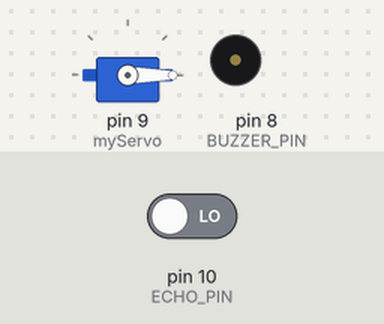
A program run on a simulated Arduino Uno, built with avr-gcc and run on an emulated ATmega328P. On the bench: servo, buzzer (waves = sounding). The inputs (shaded band) are chosen by the test bench; at power-on: pin 10 (ECHO_PIN) LOW.

Above: at 0.1 s.
At 19.1 s:
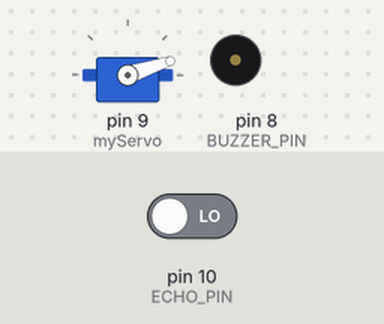
At 38.1 s:
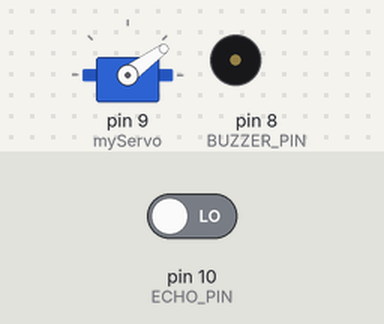
Timing chart, 0 to 40.0 s (numbered marks = the images above):
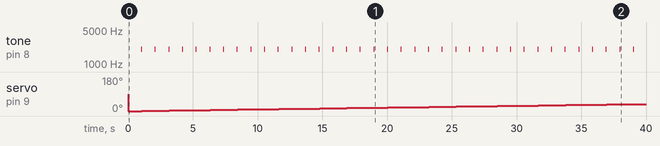

Measured:
- by itself, tone on pin 8 (BUZZER_PIN): alternates 2000 Hz for 0.03 s and silent for 1.0 s
- by itself, servo on pin 9 (myServo): 90° → 0° at 0.02 s, → 1° 1.1 s later, → 2° 1.1 s later, → 3° 1.1 s later, … (38 changes in this stretch)

The program:

main.cpp
```cpp
#include <Arduino.h>
#include <LiquidCrystal.h>
#include <Servo.h>

Servo myServo;
const int TRIG_PIN = 11;
const int ECHO_PIN = 10;
const int BUZZER_PIN = 8;
unsigned long lastBeep = 0;
void setup() {
  myServo.attach(9);
  Serial.begin(9600);
  pinMode(TRIG_PIN, OUTPUT);
  pinMode(ECHO_PIN, INPUT);
  digitalWrite(TRIG_PIN, LOW);
  pinMode(BUZZER_PIN, OUTPUT);
}

unsigned long pomiar() {

  digitalWrite(TRIG_PIN, LOW);
  delayMicroseconds(2);
  digitalWrite(TRIG_PIN, HIGH);
  delay(10);
  digitalWrite(TRIG_PIN, LOW);

  unsigned long time = pulseIn(ECHO_PIN, HIGH);
  unsigned long  distance = time / 58;
  return distance;
}

void beep(unsigned long distance) {
  if (distance < 20) distance = 20;
  if (distance > 200) distance = 200;

  unsigned long interval = map(distance, 20, 200, 50, 500);
  if (millis() - lastBeep >=interval){
  if (distance > 100) {
    noTone(BUZZER_PIN);
  }

  else {
    tone(BUZZER_PIN, map(distance, 20, 150, 2000, 500));
    delay(30);
    noTone(BUZZER_PIN);
  }
  lastBeep = millis();
  }
}

void loop() {
  for (int i = 0; i < 180; i++) {
    delay(15);
    myServo.write(i);
    unsigned long dist = pomiar();
    beep(dist);
  }
  for (int i = 181; i > 0; i--) {
    delay(15);
    myServo.write(i);
    unsigned long dist = pomiar();
    beep(dist);
  }
}
```
